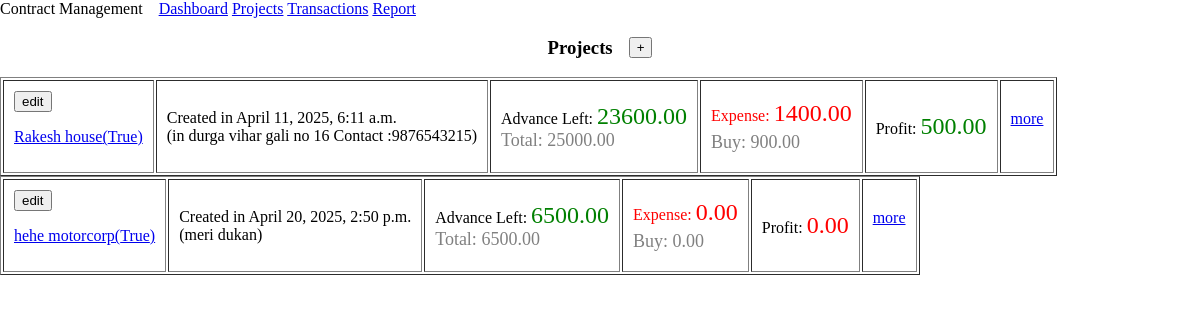
The app's page /dash/, older data.
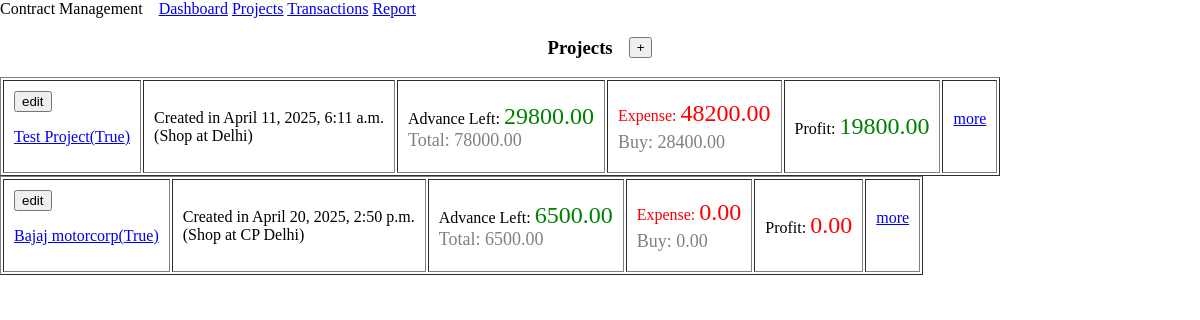
The same page, newer data.
### dash/models.py (models this page shows, shortened)
class Project(models.Model):
    organization = models.ForeignKey(Organization, on_delete=models.CASCADE,
                                      related_name='projects')
    name = models.CharField(max_length=255)
    description = models.TextField(blank=True)
    advance_total = models.DecimalField(max_digits=10, decimal_places=2, default=0.00)
    lifetime_advance = models.DecimalField(max_digits=10, decimal_places=2, default=0.00)
    buy_total = models.DecimalField(max_digits=10, decimal_places=2, default=0.00)
    sell_total = models.DecimalField(max_digits=10, decimal_places=2, default=0.00)
    profit_total = models.DecimalField(max_digits=10, decimal_places=2, default=0.00)
    is_active = models.BooleanField(default=True)
    date_created = models.DateTimeField(auto_now_add=True)

### dash/views.py (the view)
# urls.py: path('',view=v.dash_main,name="dash"),
def dash_main(request):
    if request.method == 'GET':
        org=models.Organization.objects.first()
        projects=org.projects.all()
    return render(request,"dash/main.html",{"all_pro":projects})

### dash/templates/dash/main.html (shortened to what this page needs)
{% extends "base.html" %}
{% load static %}
{% block head %}
    <link rel="stylesheet" href={% static "dash/main_style.css" %}>
    <link rel="stylesheet" href={% static "dash/card_style.css" %}>
{% endblock head %}
{% block body %}
    <div class="project_section">
        <div class="projects">
            <div class="upper">
                <h3 class="upper_title">Projects</h3>
                <form action={% url "dash:projects" 'add' %}>
                    <button type="submit">+</button>
            </div>
            <div class="all_cards">
                {% for p in all_pro %}
                    {% include "dash/includes/card.html" %}
                {%endfor%}
            </div>
        </div>
    </div>
{% endblock body %}

### dash/templates/dash/includes/card.html (shortened to what this page needs)
<div class="dashboard-card">
<table border="1">
            <tbody>
                <tr>
                  <td><form action={% url "dash:update" p.id  "None" "None" %}><button type="submit">edit</button></form>
                  <a href={% url "dash:one" p.id %}><p>{{p.name}}({{p.is_active}})</p></a>
                  </td>
                  <td>Created in {{p.date_created}}<br>({{p.description}})</td>
                  <td>Advance Left:
                    {% if p.advance_total > 0 %}
                      <span style="font-size:24px;color:green">
                    {%else%}
                      <span style="font-size:24px;color:red">
                    {%endif%}
                  {{p.advance_total}}</span><br><span style="font-size:18px;color:grey;">Total: {{p.lifetime_advance}} </span></td>
                  <td style="color:Red;">Expense: <span style="font-size:24px;">{{p.sell_total}}<br><span style="font-size:18px; color:grey;">Buy: {{p.buy_total}} </span></span></td>
                  <td>Profit:
                    {% if p.profit_total > 0 %}
                      <span style="font-size:24px;color:green">
                    {%else%}
                      <span style="font-size:24px;color:red">
                    {%endif%}
                    {{p.profit_total}} </span></td>
                  <td><a href={% url "dash:one" p.id %}>more</p></td>
                </tr>
              </tbody>
</table>
</div>

Row changes from the older to the newer data that the page shows:
changed Project: name "Rakesh house" → "Test Project"; description "in durga vihar gali no 16 Contact :9876543215" → "Shop at Delhi"; advance_total "23600.00" → "29800.00"; lifetime_advance "25000.00" → "78000.00"; sell_total "1400.00" → "48200.00"; buy_total "900.00" → "28400.00"; profit_total "500.00" → "19800.00"
changed Project: name "hehe motorcorp" → "Bajaj motorcorp"; description "meri dukan" → "Shop at CP Delhi"
